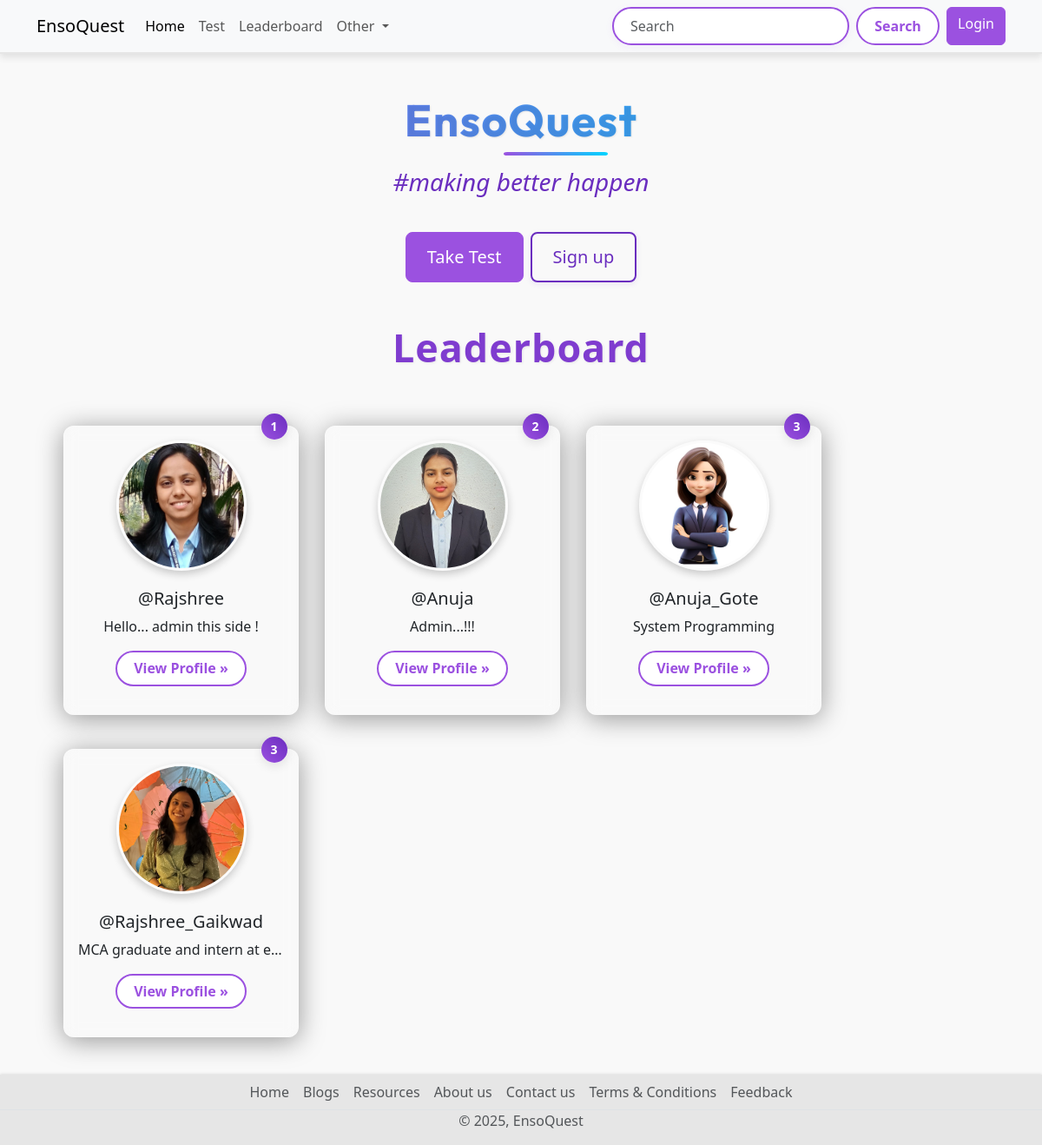
The page / on the database its author committed.
### quiz/models.py (models this page shows, shortened)
class UserRank(models.Model):
    user = models.OneToOneField(User, on_delete=models.CASCADE)
    rank = models.IntegerField(null=True, blank=True)
    total_score = models.IntegerField(null=True, blank=True)

### account/models.py (models this page shows, shortened)
class Profile(models.Model):
    user = models.OneToOneField(User,on_delete=models.CASCADE, null=True,verbose_name='User Object')
    position = models.CharField(max_length=100,blank=True,null=True)
    bio = models.TextField(blank=True,null=True)
    profile_img = models.ImageField(upload_to='profile_image', default='user.png',blank=True,null=True,verbose_name= 'Profile Pic')

### base/views.py (the view)
# urls.py: 2. Add a URL to urlpatterns:  path('', views.home, name='home')
def home(request):
    leaderboard_users = UserRank.objects.order_by('rank')[:4]
    unread_count = 0
    if request.user.is_authenticated:
        unread_count = request.user.notification_set.filter(is_read=False).count()
    context = {
        "leaderboard_users": leaderboard_users,
        "unread_count": unread_count,
    }
    return render(request, 'welcome.html', context)

### base/context_processors.py (called while the page is built)
def notification_count(request):
    if request.user.is_authenticated:
        unread_count = Notification.objects.filter(user=request.user, is_read=False).count()
        return {'unread_notification_count': unread_count}
    return {}

### Templates/welcome.html
{% extends "index.html" %}
{% block content %}
{% load static %}
<link rel="stylesheet" href="{% static 'css/home-style.css' %}">
  <div class="container text-center mt-5">
    <h1 class="display-5 fw-bold my-2 title">EnsoQuest</h1>
    <h2 class="fs-3 tagline-text ">#making better happen</h2>
    <div class="d-inline-flex gap-2 ">
      <a href="{% url 'all_quiz' %}" class="d-inline-flex align-items-center btn btn-primary btn-lg px-4 ">
        Take Test
      </a>
      {% if not request.user.is_authenticated %}
      <a href="{% url 'register' %}" class="btn btn-outline-secondary btn-lg px-4 ">
        Sign up
      </a>
      {% endif %}
    </div>
  </div>
  <div class="container text-center">
    <h1 class="display-4 text-center my-5 leaderboard-heading">Leaderboard</h1>
    <div class="row row-cols-sm-1 row-cols-md-2 row-cols-lg-3 row-cols-xl-4 mx-3">
      {% if leaderboard_users|length == 0 %}
      <div class="col-lg-4 position-relative mb-4">
        <h4 class="text-center text-danger"> No User Available on Leaderboard</h4>
      </div>
      {% else %}
      {% for rank in leaderboard_users %}
      <div class="col-lg-4 position-relative mb-4  leaderboard-card">
        <img src="{{rank.user.profile.profile_img.url}}" class="leaderboard-img rounded-circle alt=user-profile">
        <span class="position-absolute top-0 start-90 translate-middle badge rounded-pill modern-badge ">
           {{ rank.rank }}
        </span>
        <h2 class="fw-normal username">@{{rank.user.username}}</h2>
        <p class="card-bio">{{rank.user.profile.bio}}</p>
        <p><a class="btn btn-secondary" href="{% url 'profile' rank.user.username %}">View Profile »</a></p>
      </div>
      {% endfor %}
      {% endif %}
    </div>
  </div>
{% endblock content %}

### static/css/style.css (style rules this page uses)
.title { font-family: 'Outfit', sans-serif; font-size: clamp(2.5rem, 6vw, 4rem); font-weight: 700; background: linear-gradient(90deg, #9b51e0, #00d4ff); -webkit-background-clip: text; background-clip: text; -webkit-text-fill-color: transparent; color: transparent; opacity: 0; animation: fadeInTitle 1.3s ease-in-out forwards; margin: 2rem 0 1rem; line-height: 1.2; text-align: center; letter-spacing: 1.5px; position: relative; }
.title::after { content: ""; position: absolute; left: 50%; transform: translateX(-50%); bottom: -10px; width: 60px; height: 4px; background: linear-gradient(to right, #9b51e0, #00d4ff); border-radius: 999px; opacity: 0; animation: fadeInLine 1.5s ease-in-out forwards 0.8s; margin: 0 10px; }
body { background-color: #f9f9f9; font-family: 'Segoe UI', Tahoma, Geneva, Verdana, sans-serif; padding-top: 60px; padding-bottom: 50px; margin: 0; }

### static/css/home-style.css (style rules this page uses)
body { background-color: #f9f9f9; font-family: 'Segoe UI', Tahoma, Geneva, Verdana, sans-serif; }
.card-bio { display: block; white-space: nowrap; overflow: hidden; text-overflow: ellipsis; width: 100%; }
.leaderboard-card { background: rgba(255, 255, 255, 0.1); border-radius: 12px; padding: 16px; margin: 15px; backdrop-filter: blur(8px); -webkit-backdrop-filter: blur(8px); border: 1px solid rgba(255, 255, 255, 0.2); box-shadow: 0 4px 30px rgba(0, 0, 0, 0.4); max-width: 280px; min-height: 280px; display: flex; flex-direction: column; align-items: center; justify-content: space-between; transition: transform 0.3s ease, box-shadow 0.3s ease; }
.leaderboard-card img { width: 150px; height: 150px; object-fit: cover; border-radius: 50%; margin-bottom: 10px; }
.leaderboard-card .username { font-size: 20px; font-weight: bold; text-align: center; margin-top: 10px; }
.modern-badge { background: linear-gradient(45deg, #9b51e0, #6a2dbf); color: white; padding: 12px; font-size: 14px; font-weight: 600; border-radius: 50%; width: 30px; height: 30px; box-shadow: 0 4px 12px rgba(0, 0, 0, 0.1); transition: all 0.3s ease; text-transform: uppercase; letter-spacing: 1px; text-align: center; display: flex; justify-content: center; align-items: center; }
.position-absolute { position: absolute; }
.top-0 { top: 0; }
.start-90 { left: 90%; }
.translate-middle { transform: translate(-50%, -50%); }
.leaderboard-img { width: 150px; height: 150px; object-fit: cover; object-position: center; border-radius: 50%; border: 3px solid rgba(255, 255, 255, 0.3); box-shadow: 0 4px 10px rgba(0, 0, 0, 0.2); transition: transform 0.3s ease, box-shadow 0.3s ease; }
.title { font-size: 3.2rem; font-weight: 700; color: #9b51e0; margin-bottom: 0.5rem; text-shadow: 1px 1px 2px rgba(0, 0, 0, 0.08); }
.tagline-text { font-size: 1.5rem; font-weight: 500; color: #6a2dbf; font-style: italic; margin-top: 1.5rem ; margin-bottom: 2.5rem; }
.btn-primary { background-color: #9b51e0; border-color: #9b51e0; }
.btn-secondary { background-color: #fff; color: #9b51e0; border: 2px solid #9b51e0; border-radius: 999px; padding: 0.4rem 1.2rem; font-weight: 600; transition: all 0.3s ease; }
.btn-outline-secondary { border: 2px solid #6a2dbf; color: #6a2dbf; padding: 12px 24px; box-shadow: 0 2px 6px rgba(106, 45, 191, 0.1); }
.leaderboard-heading { font-size: 2.8rem; font-weight: 700; color: #7f3ccf; text-align: center; margin: 70px auto 50px; position: relative; text-shadow: 1px 1px 3px rgba(0, 0, 0, 0.08); letter-spacing: 1px; }

### rows shown on the page
UserRank: user.profile.profile_img (picture), rank "1", user.username "Rajshree", user.profile.bio "Hello... admin this side !"
UserRank: user.profile.profile_img (picture), rank "2", user.username "Anuja", user.profile.bio "Admin...!!!"
UserRank: user.profile.profile_img (picture), rank "3", user.username "Anuja_Gote", user.profile.bio "System Programming"
UserRank: user.profile.profile_img (picture), rank "3", user.username "Rajshree_Gaikwad", user.profile.bio "MCA graduate and intern at e…"
